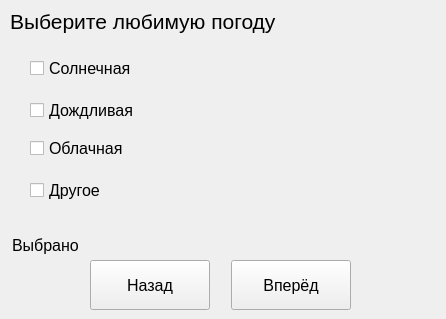
<?xml version="1.0" encoding="UTF-8"?>
<ui version="4.0">
 <class>MainWindow</class>
 <widget class="QMainWindow" name="MainWindow">
  <property name="geometry">
   <rect>
    <x>0</x>
    <y>0</y>
    <width>446</width>
    <height>319</height>
   </rect>
  </property>
  <property name="minimumSize">
   <size>
    <width>446</width>
    <height>319</height>
   </size>
  </property>
  <property name="maximumSize">
   <size>
    <width>446</width>
    <height>319</height>
   </size>
  </property>
  <property name="windowTitle">
   <string>MainWindow</string>
  </property>
  <widget class="QWidget" name="centralwidget">
   <widget class="QPushButton" name="btn_back">
    <property name="geometry">
     <rect>
      <x>90</x>
      <y>260</y>
      <width>120</width>
      <height>50</height>
     </rect>
    </property>
    <property name="font">
     <font>
      <family>Segoe UI</family>
      <pointsize>12</pointsize>
     </font>
    </property>
    <property name="text">
     <string>Назад</string>
    </property>
   </widget>
   <widget class="QLabel" name="label_img">
    <property name="geometry">
     <rect>
      <x>200</x>
      <y>50</y>
      <width>200</width>
      <height>200</height>
     </rect>
    </property>
    <property name="text">
     <string/>
    </property>
   </widget>
   <widget class="QPushButton" name="btn_next">
    <property name="geometry">
     <rect>
      <x>231</x>
      <y>260</y>
      <width>120</width>
      <height>50</height>
     </rect>
    </property>
    <property name="font">
     <font>
      <family>Segoe UI</family>
      <pointsize>12</pointsize>
     </font>
    </property>
    <property name="text">
     <string>Вперёд</string>
    </property>
   </widget>
   <widget class="QLabel" name="label_task">
    <property name="geometry">
     <rect>
      <x>10</x>
      <y>6</y>
      <width>331</width>
      <height>31</height>
     </rect>
    </property>
    <property name="font">
     <font>
      <family>Segoe UI</family>
      <pointsize>16</pointsize>
     </font>
    </property>
    <property name="text">
     <string>Выберите любимую погоду</string>
    </property>
   </widget>
   <widget class="QLabel" name="label_selected">
    <property name="geometry">
     <rect>
      <x>12</x>
      <y>236</y>
      <width>321</width>
      <height>20</height>
     </rect>
    </property>
    <property name="font">
     <font>
      <family>Segoe UI</family>
      <pointsize>12</pointsize>
     </font>
    </property>
    <property name="text">
     <string>&lt;html&gt;&lt;head/&gt;&lt;body&gt;&lt;p&gt;Выбрано&lt;/p&gt;&lt;/body&gt;&lt;/html&gt;</string>
    </property>
   </widget>
   <widget class="QCheckBox" name="checkBox_1">
    <property name="geometry">
     <rect>
      <x>30</x>
      <y>60</y>
      <width>131</width>
      <height>17</height>
     </rect>
    </property>
    <property name="font">
     <font>
      <pointsize>12</pointsize>
     </font>
    </property>
    <property name="text">
     <string>Солнечная</string>
    </property>
    <property name="checked">
     <bool>false</bool>
    </property>
   </widget>
   <widget class="QCheckBox" name="checkBox_2">
    <property name="geometry">
     <rect>
      <x>30</x>
      <y>100</y>
      <width>131</width>
      <height>21</height>
     </rect>
    </property>
    <property name="font">
     <font>
      <pointsize>12</pointsize>
     </font>
    </property>
    <property name="text">
     <string>Дождливая</string>
    </property>
   </widget>
   <widget class="QCheckBox" name="checkBox_3">
    <property name="geometry">
     <rect>
      <x>30</x>
      <y>140</y>
      <width>131</width>
      <height>17</height>
     </rect>
    </property>
    <property name="font">
     <font>
      <pointsize>12</pointsize>
     </font>
    </property>
    <property name="text">
     <string>Облачная</string>
    </property>
   </widget>
   <widget class="QCheckBox" name="checkBox_4">
    <property name="geometry">
     <rect>
      <x>30</x>
      <y>180</y>
      <width>131</width>
      <height>21</height>
     </rect>
    </property>
    <property name="font">
     <font>
      <pointsize>12</pointsize>
     </font>
    </property>
    <property name="text">
     <string>Другое</string>
    </property>
   </widget>
  </widget>
 </widget>
 <resources/>
 <connections/>
</ui>
